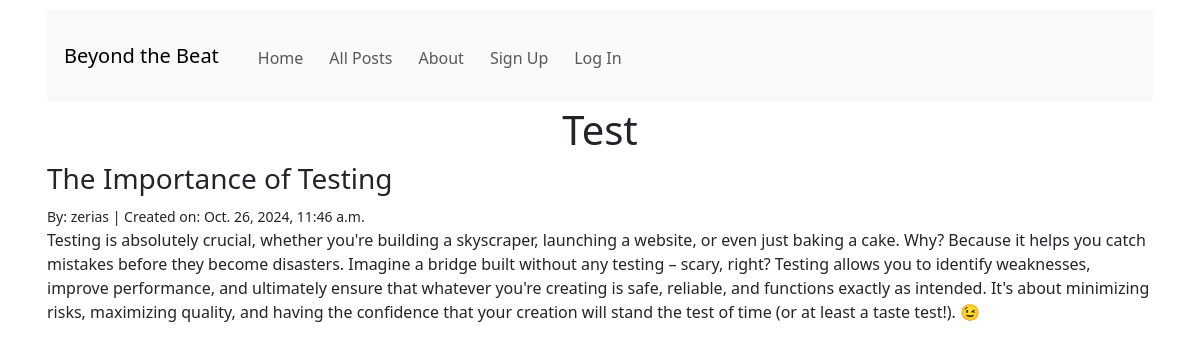
The app's page /posts/1/ with its own data.
### posts/models.py (models this page shows, shortened)
class Post(models.Model):
    title = models.CharField(max_length=128)
    subtitle = models.CharField(max_length=256)
    body = models.TextField()
    author = models.ForeignKey(
        get_user_model(),
        on_delete=models.CASCADE
    )
    status = models.ForeignKey(
        Status,
        on_delete=models.CASCADE
    )
    created_on = models.DateTimeField(auto_now_add=True)

### posts/views.py (the view)
# urls.py: path("<int:pk>/", views.PostDetailView.as_view(), name="detail"),
class PostDetailView(UserPassesTestMixin, DetailView):
    template_name = "posts/detail.html"
    model = Post
    def test_func(self):
        post = self.get_object()
        if post.status.name == "archived":
            if self.request.user.is_authenticated:
                return True
        elif post.status.name == "draft":
            if self.request.user.is_authenticated:
                return self.request.user == post.author
            return False
        else:
            return True

### templates/posts/detail.html (shortened to what this page needs)
{% extends 'base.html' %}
{% block content %}
<h1>{{ post.title }}</h1>
<h3>{{ post.subtitle }}</h3>
<small>By: {{ post.author }}  |  Created on: {{ post.created_on }}</small>
<p>{{ post.body }}</p>
{% endblock content %}

### static/css/base.css (style rules this page uses)
* { margin: 5px; padding: 0; }
h1 { text-align: center; }

### records on screen
Post: title "Test", subtitle "The Importance of Testing", author "zerias", created_on "Oct. 26, 2024, 11:46 a.m.", body "Testing is absolutely crucial, whether you're building a skyscraper, launching a website, or even just baking a cake. Why? Because it helps you catch mistakes before they become disasters. Imagine a bridge built without any testing – scary, right? Testing allows you to identify weaknesses, improve performance, and ultimately ensure that whatever you're creating is safe, reliable, and functions exactly as intended. It's about minimizing risks, maximizing quality, and having the confidence that your creation will stand the test of time (or at least a taste test!). 😉"
